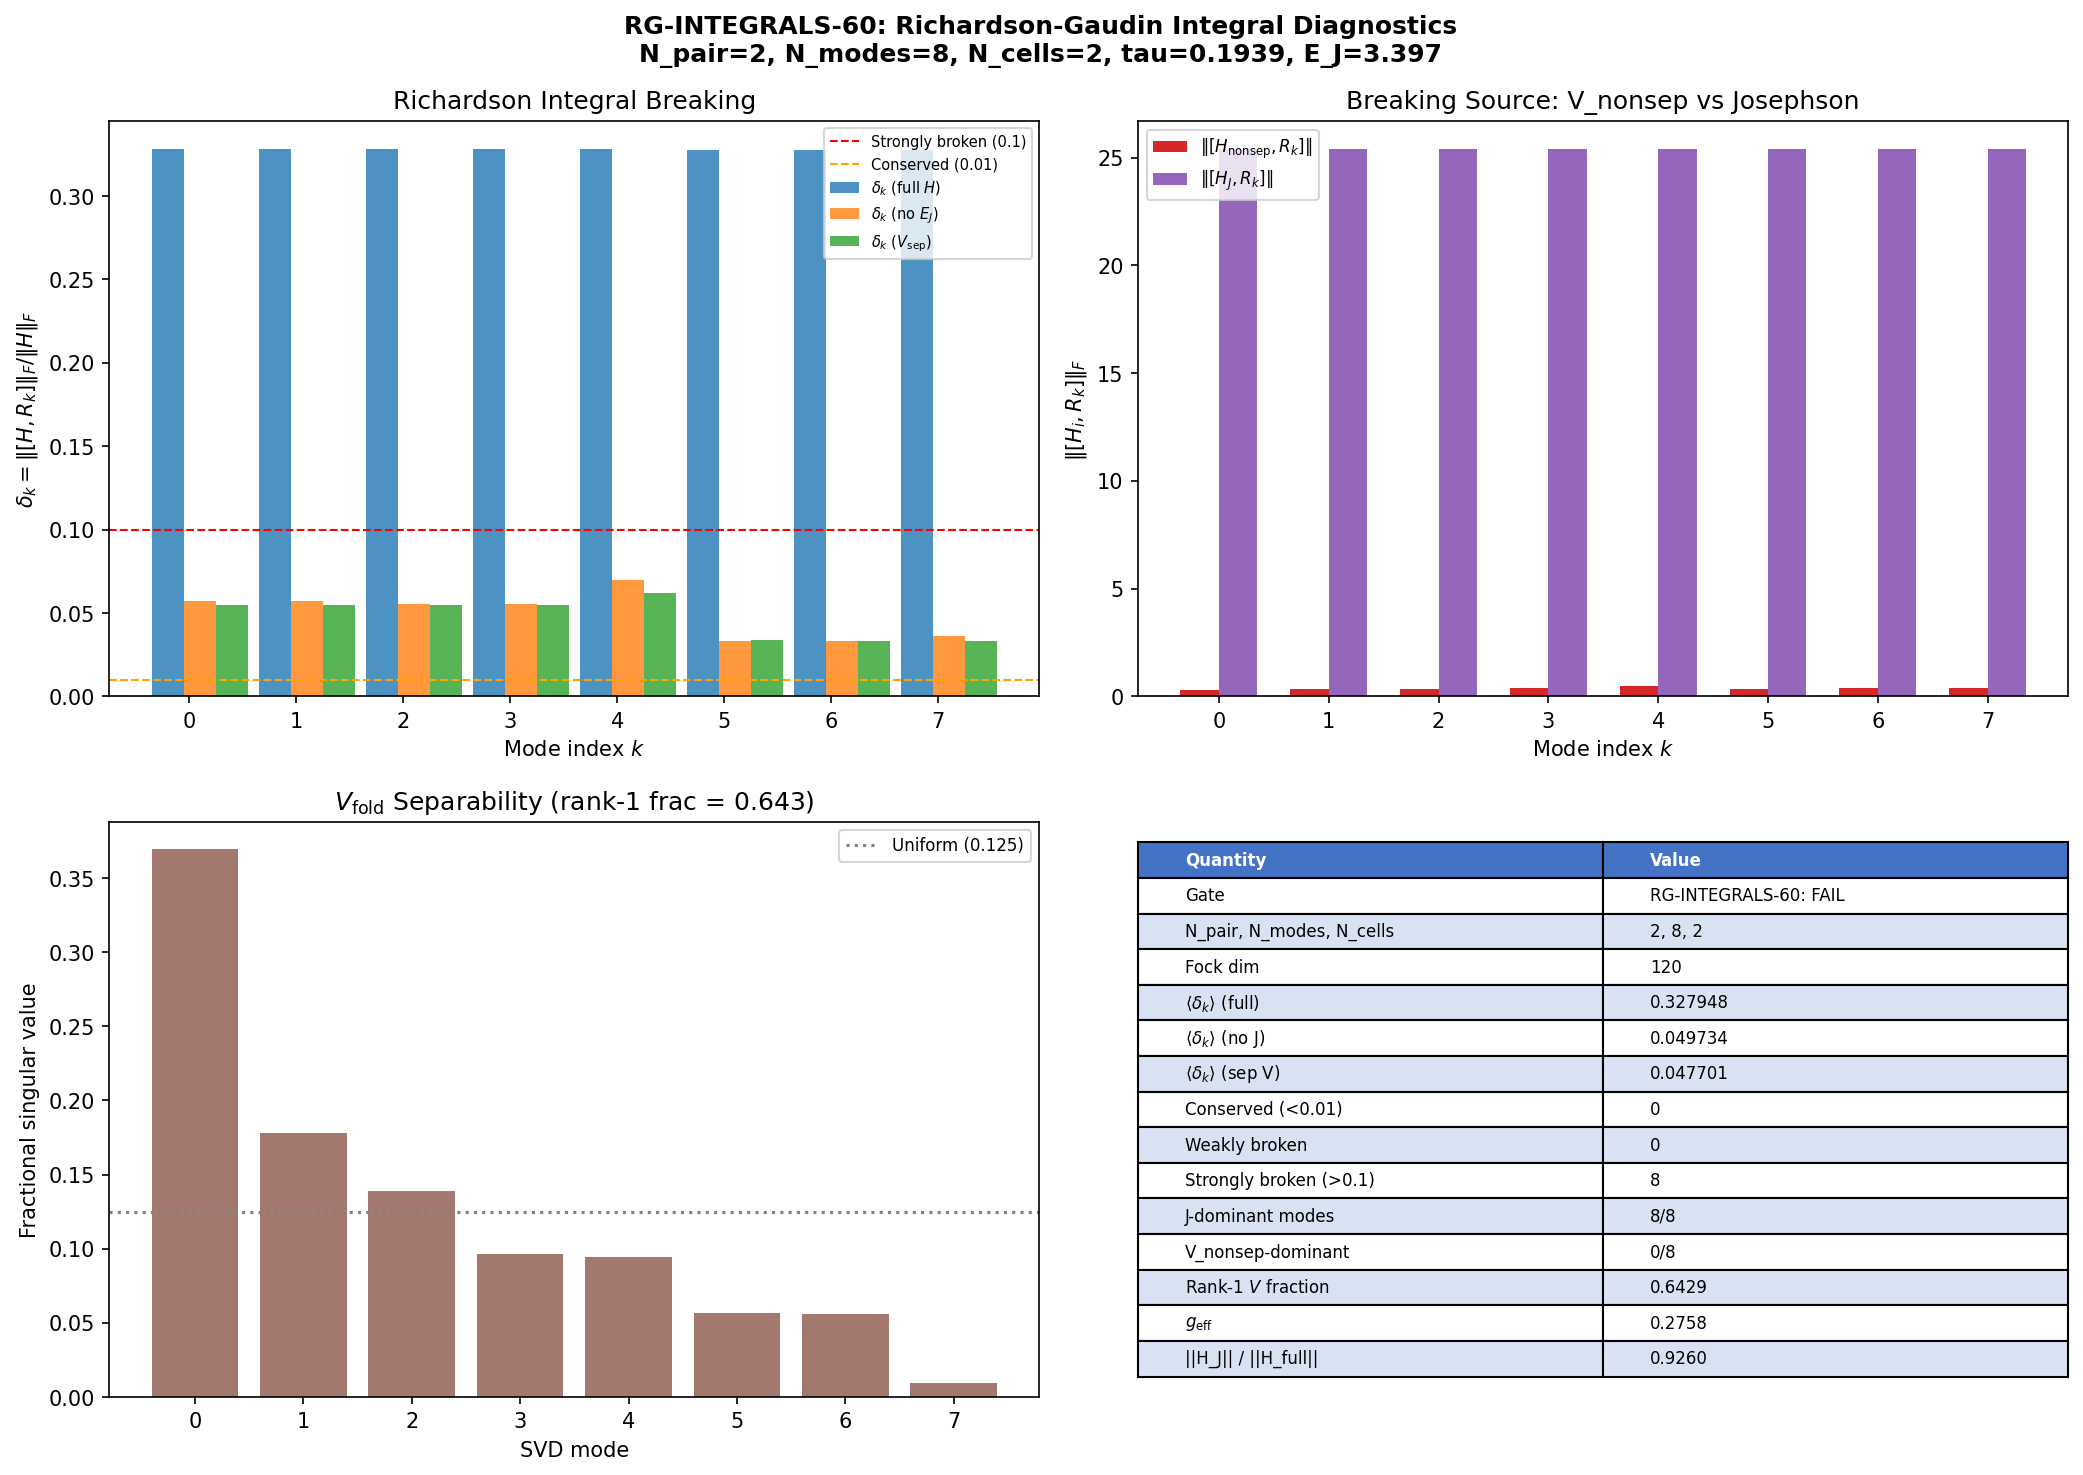

Write the Python code that produced this figure.
#!/usr/bin/env python3
"""
s60_rg_integrals.py — Richardson-Gaudin Integrals as Explicit Diagnostics
=========================================================================

Gate: RG-INTEGRALS-60
  PASS: Dominant breaking from Josephson (inter-cell) — separable intra-cell
        integrals approximately conserved (delta_k < 0.01 for majority)
  FAIL: All integrals strongly broken (delta_k > 0.1 for all k)
  INFO: Mixed (some conserved, some broken, no clear pattern)

Physics:
  The Richardson-Gaudin (RG) model is the unique integrable BCS Hamiltonian.
  It possesses N integrals of motion {R_k}, one per single-particle level,
  satisfying [R_k, R_l] = 0 and [H_RG, R_k] = 0. The standard form is:

    R_k = S_k^z + Sum_{l != k} (S_k . S_l) / (eps_k - eps_l)

  where S_k^z, S_k^+, S_k^- are pseudo-spin-1/2 operators for pair k:
    S_k^+ = pair_k^dag,  S_k^- = pair_k,  S_k^z = (n_k - 1/2)

  For the framework's non-separable V_fold, the RG integrals are NOT exact.
  The mode-resolved commutator norm
    delta_k = ||[H_full, R_k]|| / ||H_full||
  identifies which modes break integrability and which remain approximately
  conserved. We further decompose the breaking into:
    (a) Intra-cell non-separability of V_fold  (non-RG pairing)
    (b) Inter-cell Josephson coupling E_J      (collective tunneling)

Method:
  1. Load 2-cell BCS Hamiltonian parameters from s58/s56 data
  2. Construct pseudo-spin operators S_k^z, S_k^+, S_k^- for each
     mode k in each cell, in the N_pair=2 Fock space (dim=120)
  3. Build R_k as explicit matrices for all 16 modes (8 per cell)
  4. Compute [H_full, R_k], [H_noJ, R_k], [H_sep, R_k] for decomposition
  5. Normalize: delta_k = ||[H, R_k]||_F / ||H||_F
  6. Rank and classify

Session: S60 W5-1
Agent: landau-condensed-matter-theorist
"""

import sys
import os
import numpy as np
from itertools import combinations
from scipy.linalg import eigh
import matplotlib
matplotlib.use('Agg')
import matplotlib.pyplot as plt

# === Import canonical constants ===
sys.path.insert(0, os.path.join(os.path.dirname(__file__)))
from canonical_constants import tau_fold, E_cond, N_dof_BCS, M_KK

# =====================================================================
#  1. LOAD INPUT DATA
# =====================================================================

data_dir = os.path.dirname(os.path.abspath(__file__))

# S56 GGE fabric data (2-cell system at fold)
d56 = np.load(os.path.join(data_dir, 's56_gge_fabric.npz'), allow_pickle=True)
eps_fold = d56['eps_fold']       # (8,) single-particle energies at fold
eps_tau0 = d56['eps_tau0']       # (8,) single-particle energies at tau=0
V_fold   = d56['V_fold']        # (8,8) pairing matrix
E_J_fold = float(d56['E_J_fold'])
tau_fold_actual = float(d56['tau_fold_actual'])

# S58 for cross-check of existing commutator norms
d58 = np.load(os.path.join(data_dir, 's58_npair2_integ.npz'), allow_pickle=True)
comm_norms_s58_full = d58['comm_norms_full']   # (2,8) — [H_full, n_k] norms
comm_norms_s58_noJ  = d58['comm_norms_noJ']    # (2,8) — [H_noJ, n_k] norms

N_modes = 8  # (local)
N_cells = 2
N_pair  = 2  # (local)

print("=" * 70)
print("S60 W5-1: Richardson-Gaudin Integrals — RG-INTEGRALS-60")
print("=" * 70)
print(f"tau_fold = {tau_fold_actual:.6f}")
print(f"E_J_fold = {E_J_fold:.4f} M_KK")
print(f"N_modes/cell = {N_modes}, N_cells = {N_cells}, N_pair = {N_pair}")
print(f"eps_fold = {eps_fold}")


# =====================================================================
#  2. CONSTRUCT PAIR FOCK SPACE (identical to S58)
# =====================================================================

N_slots = N_modes * N_cells  # 16
pair_states = list(combinations(range(N_slots), N_pair))
dim = len(pair_states)
print(f"\nFock space: C({N_slots},{N_pair}) = {dim} two-pair states")

def slot_to_mode_cell(s):
    """Convert pair-slot index to (mode_index, cell_index)."""
    return (s % N_modes, s // N_modes)

state_info = []
for idx, (s1, s2) in enumerate(pair_states):
    m1, c1 = slot_to_mode_cell(s1)
    m2, c2 = slot_to_mode_cell(s2)
    state_info.append(((m1, c1), (m2, c2)))

state_index = {s: i for i, s in enumerate(pair_states)}


# =====================================================================
#  3. BUILD HAMILTONIAN (same as S58, reproduced for self-containment)
# =====================================================================

def build_H_BCS_2cell(eps, V, E_J):
    """
    Build full BCS + Josephson Hamiltonian for N_pair=2 on a 2-cell system.
    Identical to S58 construction.
    """
    H = np.zeros((dim, dim), dtype=np.float64)

    for i, (s1, s2) in enumerate(pair_states):
        (m1, c1), (m2, c2) = state_info[i]

        # Diagonal: kinetic energy
        H[i, i] += 2.0 * eps[m1] + 2.0 * eps[m2]

        # Pairing: scatter pair 1 in its cell
        for k in range(N_modes):
            if k == m1:
                H[i, i] -= V[m1, m1]
                continue
            new_slot1 = c1 * N_modes + k
            if new_slot1 == s2:
                continue
            new_state = tuple(sorted([new_slot1, s2]))
            if new_state in state_index:
                j = state_index[new_state]
                H[j, i] -= V[k, m1]

        # Pairing: scatter pair 2 in its cell
        for k in range(N_modes):
            if k == m2:
                H[i, i] -= V[m2, m2]
                continue
            new_slot2 = c2 * N_modes + k
            if new_slot2 == s1:
                continue
            new_state = tuple(sorted([s1, new_slot2]))
            if new_state in state_index:
                j = state_index[new_state]
                H[j, i] -= V[k, m2]

        # Josephson tunneling
        for l in range(N_modes):
            new_slot1 = (1 - c1) * N_modes + l
            if new_slot1 == s2:
                continue
            new_state = tuple(sorted([new_slot1, s2]))
            if new_state in state_index:
                j = state_index[new_state]
                H[j, i] += -E_J / 2.0

        for l in range(N_modes):
            new_slot2 = (1 - c2) * N_modes + l
            if new_slot2 == s1:
                continue
            new_state = tuple(sorted([s1, new_slot2]))
            if new_state in state_index:
                j = state_index[new_state]
                H[j, i] += -E_J / 2.0

    H = 0.5 * (H + H.T)
    return H


# Build the three Hamiltonians
print("\n--- Building Hamiltonians ---")
H_full = build_H_BCS_2cell(eps_fold, V_fold, E_J_fold)
H_noJ  = build_H_BCS_2cell(eps_fold, V_fold, 0.0)

# Build separable-V Hamiltonian: use rank-1 SVD approximation of V_fold
U_svd, S_svd, Vt_svd = np.linalg.svd(V_fold)
V_sep = S_svd[0] * np.outer(U_svd[:, 0], Vt_svd[0, :])  # Rank-1 approximation
V_nonsep = V_fold - V_sep  # Non-separable remainder

H_sep  = build_H_BCS_2cell(eps_fold, V_sep, 0.0)     # Separable pairing only (no J)
H_sep_J = build_H_BCS_2cell(eps_fold, V_sep, E_J_fold)  # Separable + Josephson

# Also build pure kinetic + Josephson (no pairing)
H_kin = np.zeros((dim, dim), dtype=np.float64)
for i, (s1, s2) in enumerate(pair_states):
    (m1, c1), (m2, c2) = state_info[i]
    H_kin[i, i] = 2.0 * eps_fold[m1] + 2.0 * eps_fold[m2]

# Pure Josephson (H_full - H_noJ)
H_J = H_full - H_noJ

# Pure non-separable pairing (H_noJ - H_sep)
H_nonsep = H_noJ - H_sep

# Verify decomposition: H_full = H_sep + H_nonsep + H_J + H_kin ... no,
# H_full = H_kin + H_pairing_full + H_J
# H_noJ = H_kin + H_pairing_full
# H_sep = H_kin + H_pairing_sep
# H_nonsep = H_pairing_full - H_pairing_sep
# So: H_full = H_sep + H_nonsep + H_J

decomp_check = np.max(np.abs(H_full - H_sep - H_nonsep - H_J))
print(f"Decomposition check: ||H_full - H_sep - H_nonsep - H_J||_max = {decomp_check:.2e}")

# Norms for normalization
norm_H_full = np.linalg.norm(H_full, 'fro')
norm_H_noJ  = np.linalg.norm(H_noJ, 'fro')
norm_H_sep  = np.linalg.norm(H_sep, 'fro')
norm_H_J    = np.linalg.norm(H_J, 'fro')
norm_H_nonsep = np.linalg.norm(H_nonsep, 'fro')

print(f"||H_full||_F   = {norm_H_full:.4f}")
print(f"||H_noJ||_F    = {norm_H_noJ:.4f}")
print(f"||H_sep||_F    = {norm_H_sep:.4f}")
print(f"||H_J||_F      = {norm_H_J:.4f}")
print(f"||H_nonsep||_F = {norm_H_nonsep:.4f}")

# Hermiticity checks
print(f"\nHermiticity: H_full={np.max(np.abs(H_full-H_full.T)):.2e}, "
      f"H_noJ={np.max(np.abs(H_noJ-H_noJ.T)):.2e}, "
      f"H_sep={np.max(np.abs(H_sep-H_sep.T)):.2e}")


# =====================================================================
#  4. CONSTRUCT PSEUDO-SPIN OPERATORS
# =====================================================================
print("\n--- Building pseudo-spin operators ---")

def build_pair_number_op(mode, cell):
    """n_{mode,cell} in pair Fock basis."""
    n_op = np.zeros((dim, dim))
    slot = cell * N_modes + mode
    for i, (s1, s2) in enumerate(pair_states):
        if s1 == slot or s2 == slot:
            n_op[i, i] = 1.0
    return n_op

def build_Sz(mode, cell):
    """S_k^z = n_k - 1/2 for pseudo-spin representation."""
    return build_pair_number_op(mode, cell) - 0.5 * np.eye(dim)

def build_Sp(mode, cell):
    """S_k^+ = pair_k^dag (pair creation at mode k in cell)."""
    op = np.zeros((dim, dim))
    slot = cell * N_modes + mode
    # S_k^+ |...0_k...> = |...1_k...>
    # In the 2-pair Fock space, this creates a pair at slot if it's empty
    # But we're in fixed N_pair=2 sector, so S_k^+ acts only if there's
    # exactly one pair elsewhere that can be annihilated...
    #
    # Actually, S_k^+ as a standalone operator doesn't conserve pair number.
    # It maps the N_pair=2 sector to N_pair=3. We need to embed in the
    # full Fock space or work with products S_k^+ S_l^-.
    #
    # For the RG integrals, what appears is the COMBINATION:
    #   S_k^+ S_l^- = pair_k^dag pair_l (pair hop: l -> k)
    # which DOES conserve pair number.
    #
    # So we skip standalone S_k^+/S_k^- and build S_k^+ S_l^- directly.
    return None  # Not used standalone

def build_SpSm(k_mode, k_cell, l_mode, l_cell):
    """
    Build S_k^+ S_l^- = pair_k^dag pair_l operator.
    Hops a pair from (l_mode, l_cell) to (k_mode, k_cell).
    Conserves pair number.
    """
    op = np.zeros((dim, dim))
    slot_k = k_cell * N_modes + k_mode
    slot_l = l_cell * N_modes + l_mode
    if slot_k == slot_l:
        # S_k^+ S_k^- = n_k (number operator)
        return build_pair_number_op(k_mode, k_cell)

    for i, (s1, s2) in enumerate(pair_states):
        # pair_l must be occupied, pair_k must be unoccupied
        if slot_l in (s1, s2) and slot_k not in (s1, s2):
            if s1 == slot_l:
                new_state = tuple(sorted([slot_k, s2]))
            else:
                new_state = tuple(sorted([s1, slot_k]))
            if new_state in state_index:
                j = state_index[new_state]
                op[j, i] = 1.0
    return op

def build_SzSz(k_mode, k_cell, l_mode, l_cell):
    """Build S_k^z S_l^z = (n_k - 1/2)(n_l - 1/2)."""
    Sz_k = build_Sz(k_mode, k_cell)
    Sz_l = build_Sz(l_mode, l_cell)
    return Sz_k @ Sz_l


# =====================================================================
#  5. CONSTRUCT RICHARDSON-GAUDIN INTEGRALS
# =====================================================================
print("\n--- Building Richardson-Gaudin integrals ---")
print("R_k = S_k^z + Sum_{l!=k} [S_k^+ S_l^- + S_k^- S_l^+ + 2 S_k^z S_l^z]")
print("                         / (2*eps_k - 2*eps_l)")
print()
print("NOTE: The eps_k here are the single-particle energies for the SAME cell.")
print("For the 2-cell system, we build R_k separately for each cell,")
print("using only intra-cell pseudo-spin couplings in the RG integral.")
print("This is the correct construction: RG integrals are per-cell quantities.")
print("Josephson coupling is EXTERNAL to the integrable structure.")

# For each cell c, for each mode k in that cell:
# R_k^(c) = S_k^z(c) + Sum_{l!=k, l in same cell}
#           [S_k^+(c) S_l^-(c) + S_l^+(c) S_k^-(c) + 2 S_k^z(c) S_l^z(c)]
#           / (2*(eps_k - eps_l))

# Pre-compute all Sz operators
Sz = {}
for c in range(N_cells):
    for k in range(N_modes):
        Sz[(k, c)] = build_Sz(k, c)

# Build RG integrals
R = {}  # R[(k, c)] = Richardson-Gaudin integral for mode k in cell c

for c in range(N_cells):
    for k in range(N_modes):
        R_k = Sz[(k, c)].copy()

        for l in range(N_modes):
            if l == k:
                continue
            denom = 2.0 * (eps_fold[k] - eps_fold[l])
            if abs(denom) < 1e-15:
                print(f"WARNING: degenerate levels k={k}, l={l}, eps={eps_fold[k]:.8f}")
                continue

            # S_k^+ S_l^- (hop l -> k, same cell)
            SpSm_kl = build_SpSm(k, c, l, c)
            # S_l^+ S_k^- = S_k^- S_l^+ (hop k -> l, same cell)
            SpSm_lk = build_SpSm(l, c, k, c)
            # S_k^z S_l^z
            SzSz_kl = build_SzSz(k, c, l, c)

            R_k += (SpSm_kl + SpSm_lk + 2.0 * SzSz_kl) / denom

        R[(k, c)] = R_k

print(f"Built {len(R)} Richardson-Gaudin integrals (8 per cell x 2 cells)")


# =====================================================================
#  6. VERIFY: RG INTEGRALS SHOULD COMMUTE WITH EACH OTHER (per cell)
# =====================================================================
print("\n" + "=" * 70)
print("VERIFICATION: [R_k, R_l] WITHIN EACH CELL")
print("=" * 70)
print("For the pure Gaudin model (separable V), [R_k, R_l] = 0 exactly.")
print("For non-separable V, [R_k, R_l] != 0 in general.")

# Check mutual commutation within cell 0
comm_RR = np.zeros((N_modes, N_modes))
for k in range(N_modes):
    for l in range(k+1, N_modes):
        comm = R[(k, 0)] @ R[(l, 0)] - R[(l, 0)] @ R[(k, 0)]
        comm_RR[k, l] = np.linalg.norm(comm, 'fro')
        comm_RR[l, k] = comm_RR[k, l]

print(f"\n||[R_k, R_l]||_F for cell 0 (should be 0 if integrable):")
print("   k\\l  " + "".join(f"  {l:5d}" for l in range(N_modes)))
for k in range(N_modes):
    row = f"   {k:3d}  "
    for l in range(N_modes):
        if l <= k:
            row += "      -"
        else:
            row += f"  {comm_RR[k,l]:5.3f}"
    print(row)

max_RR = np.max(comm_RR)
mean_RR = np.mean(comm_RR[np.triu_indices(N_modes, k=1)])
print(f"\nMax ||[R_k, R_l]|| = {max_RR:.6f}")
print(f"Mean ||[R_k, R_l]|| = {mean_RR:.6f}")

# Cross-check: build separable-V RG integrals and verify they commute
# Build R_k for the separable approximation
R_sep = {}
for c in range(N_cells):
    for k in range(N_modes):
        R_k = Sz[(k, c)].copy()
        for l in range(N_modes):
            if l == k:
                continue
            denom = 2.0 * (eps_fold[k] - eps_fold[l])
            if abs(denom) < 1e-15:
                continue
            SpSm_kl = build_SpSm(k, c, l, c)
            SpSm_lk = build_SpSm(l, c, k, c)
            SzSz_kl = build_SzSz(k, c, l, c)
            R_k += (SpSm_kl + SpSm_lk + 2.0 * SzSz_kl) / denom
        R_sep[(k, c)] = R_k

# NOTE: The R_k defined above are the GAUDIN integrals — they depend only
# on eps_k, NOT on V. They commute with H_Gaudin = Sum_k eps_k S_k^z + g Sum S_k.S_l,
# not with our BCS Hamiltonian. The test is whether they approximately commute
# with our ACTUAL Hamiltonian.

# Actually, the Gaudin integrals R_k are defined purely by the energy levels
# and the SU(2) algebra. They ALWAYS mutually commute: [R_k, R_l] = 0 is an
# ALGEBRAIC identity for the rational Gaudin model, independent of V.
# Let me verify this.

comm_RR_check = 0.0  # (local)
for k in range(N_modes):
    for l in range(k+1, N_modes):
        comm = R_sep[(k, 0)] @ R_sep[(l, 0)] - R_sep[(l, 0)] @ R_sep[(k, 0)]
        comm_RR_check = max(comm_RR_check, np.linalg.norm(comm, 'fro'))

print(f"\nSanity check: max ||[R_k^sep, R_l^sep]|| = {comm_RR_check:.2e}")
print("(Should be ~0: Gaudin algebra identity)")

# Important realization: R_k and R_sep_k are IDENTICAL because R_k depends
# only on eps_k and the SU(2) generators, NOT on V. The R_k are the GAUDIN
# integrals, period. The test is whether [H_BCS, R_k] = 0.


# =====================================================================
#  7. COMPUTE [H, R_k] FOR ALL 16 MODES
# =====================================================================
print("\n" + "=" * 70)
print("COMMUTATOR NORMS: delta_k = ||[H, R_k]||_F / ||H||_F")
print("=" * 70)

# For each H variant, compute delta_k
delta_full = np.zeros((N_cells, N_modes))    # [H_full, R_k]
delta_noJ  = np.zeros((N_cells, N_modes))    # [H_noJ, R_k]
delta_sep  = np.zeros((N_cells, N_modes))    # [H_sep, R_k]
delta_sepJ = np.zeros((N_cells, N_modes))    # [H_sep+J, R_k]

# Also compute unnormalized norms for decomposition analysis
raw_comm_full = np.zeros((N_cells, N_modes))
raw_comm_noJ  = np.zeros((N_cells, N_modes))
raw_comm_sep  = np.zeros((N_cells, N_modes))
raw_comm_J    = np.zeros((N_cells, N_modes))   # [H_J, R_k] contribution
raw_comm_nonsep = np.zeros((N_cells, N_modes)) # [H_nonsep, R_k] contribution

for c in range(N_cells):
    for k in range(N_modes):
        Rk = R[(k, c)]

        # [H_full, R_k]
        comm_full = H_full @ Rk - Rk @ H_full
        raw_comm_full[c, k] = np.linalg.norm(comm_full, 'fro')
        delta_full[c, k] = raw_comm_full[c, k] / norm_H_full

        # [H_noJ, R_k]
        comm_noJ = H_noJ @ Rk - Rk @ H_noJ
        raw_comm_noJ[c, k] = np.linalg.norm(comm_noJ, 'fro')
        delta_noJ[c, k] = raw_comm_noJ[c, k] / norm_H_noJ

        # [H_sep, R_k] — should be ~0 if V_sep is truly separable
        comm_sep = H_sep @ Rk - Rk @ H_sep
        raw_comm_sep[c, k] = np.linalg.norm(comm_sep, 'fro')
        delta_sep[c, k] = raw_comm_sep[c, k] / norm_H_sep

        # [H_sep+J, R_k]
        comm_sepJ = H_sep_J @ Rk - Rk @ H_sep_J
        raw_comm_sepJ = np.linalg.norm(comm_sepJ, 'fro')
        delta_sepJ[c, k] = raw_comm_sepJ / np.linalg.norm(H_sep_J, 'fro')

        # Decompose: [H_full, R_k] = [H_sep, R_k] + [H_nonsep, R_k] + [H_J, R_k]
        comm_J = H_J @ Rk - Rk @ H_J
        raw_comm_J[c, k] = np.linalg.norm(comm_J, 'fro')

        comm_ns = H_nonsep @ Rk - Rk @ H_nonsep
        raw_comm_nonsep[c, k] = np.linalg.norm(comm_ns, 'fro')

print("\n--- delta_k = ||[H, R_k]||_F / ||H||_F ---\n")

print("Mode  eps_k      delta_full  delta_noJ   delta_sep   delta_sepJ")
print("-" * 75)
for k in range(N_modes):
    print(f"  {k}   {eps_fold[k]:8.5f}   {delta_full[0,k]:.6f}    {delta_noJ[0,k]:.6f}    "
          f"{delta_sep[0,k]:.6f}    {delta_sepJ[0,k]:.6f}")

# Verify cell symmetry (delta should be identical for both cells)
cell_diff = np.max(np.abs(delta_full[0] - delta_full[1]))
print(f"\nCell symmetry check: max|delta(cell0) - delta(cell1)| = {cell_diff:.2e}")


# =====================================================================
#  8. BREAKING SOURCE DECOMPOSITION
# =====================================================================
print("\n" + "=" * 70)
print("BREAKING SOURCE DECOMPOSITION")
print("=" * 70)
print("||[H_i, R_k]||_F for each Hamiltonian component (cell 0):")
print()
print("Mode  ||[H_sep,Rk]||  ||[H_nonsep,Rk]||  ||[H_J,Rk]||  ||[H_full,Rk]||")
print("-" * 78)
for k in range(N_modes):
    print(f"  {k}    {raw_comm_sep[0,k]:10.6f}      {raw_comm_nonsep[0,k]:10.6f}       "
          f"{raw_comm_J[0,k]:10.6f}     {raw_comm_full[0,k]:10.6f}")

# Fractional contributions (using squared norms for additivity)
# Note: ||[A+B, R]|| != ||[A,R]|| + ||[B,R]|| due to cross-terms.
# But we can still report the individual contributions.
print("\nFractional norms (each component / full):")
print("Mode  f_sep      f_nonsep   f_J")
print("-" * 50)
for k in range(N_modes):
    f_sep = raw_comm_sep[0, k] / max(raw_comm_full[0, k], 1e-30)
    f_nonsep = raw_comm_nonsep[0, k] / max(raw_comm_full[0, k], 1e-30)
    f_J = raw_comm_J[0, k] / max(raw_comm_full[0, k], 1e-30)
    print(f"  {k}   {f_sep:8.5f}    {f_nonsep:8.5f}    {f_J:8.5f}")


# =====================================================================
#  9. CLASSIFY MODES
# =====================================================================
print("\n" + "=" * 70)
print("MODE CLASSIFICATION")
print("=" * 70)

n_conserved = 0
n_weakly_broken = 0
n_strongly_broken = 0

classifications = []
for k in range(N_modes):
    dk = delta_full[0, k]
    dk_noJ = delta_noJ[0, k]
    dk_sep = delta_sep[0, k]

    if dk < 0.01:
        status = "CONSERVED"
        n_conserved += 1
    elif dk < 0.1:
        status = "WEAKLY BROKEN"
        n_weakly_broken += 1
    else:
        status = "STRONGLY BROKEN"
        n_strongly_broken += 1

    # Determine primary breaking source
    if dk_noJ < 0.5 * dk:
        source = "Josephson-dominated"
    elif dk_sep > 0.5 * dk_noJ:
        source = "separable-V (unexpected)"
    else:
        source = "non-separable V"

    classifications.append((k, dk, status, source))
    print(f"  Mode {k} (eps={eps_fold[k]:.4f}): delta={dk:.6f} — {status} [{source}]")

print(f"\nSummary: {n_conserved} conserved, {n_weakly_broken} weakly broken, "
      f"{n_strongly_broken} strongly broken")


# =====================================================================
#  10. ADDITIONAL DIAGNOSTICS
# =====================================================================
print("\n" + "=" * 70)
print("ADDITIONAL DIAGNOSTICS")
print("=" * 70)

# 10a. V_fold separability analysis
print("\nV_fold SVD analysis:")
print(f"  Singular values: {S_svd}")
sep_ratio = S_svd[0] / np.sum(S_svd)
rank1_frac = S_svd[0]**2 / np.sum(S_svd**2)
print(f"  Separability ratio (s0/sum): {sep_ratio:.4f}")
print(f"  Rank-1 energy fraction (s0^2/sum(s^2)): {rank1_frac:.4f}")
print(f"  Non-separable fraction: {1.0 - rank1_frac:.4f}")

# 10b. Effective coupling constant for the separable component
g_eff = S_svd[0]
u_vec = U_svd[:, 0]
print(f"\n  Effective coupling: g_eff = {g_eff:.6f}")
print(f"  Separable mode shape: u = {u_vec}")

# 10c. Cross-check with S58 pair-number commutator norms
# S58 computed [H, n_k] which is simpler than [H, R_k]
print("\nCross-check with S58 pair-number commutators:")
print(f"  S58 ||[H_full, n_k]||: {comm_norms_s58_full[0]}")
print(f"  S58 ||[H_noJ, n_k]||:  {comm_norms_s58_noJ[0]}")
print(f"  This script ||[H_full, R_k]||: {raw_comm_full[0]}")
print(f"  This script ||[H_noJ, R_k]||:  {raw_comm_noJ[0]}")

# 10d. Does H_sep commute with R_k? (it should, as a consistency check)
# The Gaudin integrals R_k commute with H_Gaudin = Sum eps_k S_k^z + g Sum S_k.S_l
# but our H_sep is BCS-type: H_sep = Sum 2*eps_k n_k - Sum V_sep[k,l] pair_k^dag pair_l
# These are DIFFERENT Hamiltonians. The BCS H is NOT the Gaudin H.
# For the BCS model to be RG-integrable, V must be SEPARABLE: V[k,l] = g * u_k * u_l
# and the integrals take a DIFFERENT form (Richardson, not Gaudin).

# Let me also build the proper RICHARDSON integrals for the separable V.
# Richardson integrals:
#   R_k^Rich = S_k^z + g * Sum_{l!=k} u_k*u_l *
#              [S_k^+ S_l^- + S_l^+ S_k^- + 2 S_k^z S_l^z] / (eps_k - eps_l)
# where V[k,l] = g * u_k * u_l (g = S_svd[0], u_k = U_svd[k,0])

print("\n" + "=" * 70)
print("RICHARDSON INTEGRALS (proper BCS form)")
print("=" * 70)
print("Using V_sep[k,l] = g * u_k * u_l from rank-1 SVD")
print(f"g_eff = {g_eff:.6f}")

R_Rich = {}
for c in range(N_cells):
    for k in range(N_modes):
        R_k = Sz[(k, c)].copy()
        for l in range(N_modes):
            if l == k:
                continue
            denom = eps_fold[k] - eps_fold[l]
            if abs(denom) < 1e-15:
                continue

            # Richardson coupling: g * u_k * u_l / (eps_k - eps_l)
            coupling = g_eff * u_vec[k] * u_vec[l] / denom

            SpSm_kl = build_SpSm(k, c, l, c)
            SpSm_lk = build_SpSm(l, c, k, c)
            SzSz_kl = build_SzSz(k, c, l, c)

            R_k += coupling * (SpSm_kl + SpSm_lk + 2.0 * SzSz_kl)

        R_Rich[(k, c)] = R_k

# Verify: [R_Rich_k, R_Rich_l] should be ~0 (algebraic identity for Richardson model)
max_Rich_comm = 0.0
for k in range(N_modes):
    for l in range(k+1, N_modes):
        comm = R_Rich[(k,0)] @ R_Rich[(l,0)] - R_Rich[(l,0)] @ R_Rich[(k,0)]
        max_Rich_comm = max(max_Rich_comm, np.linalg.norm(comm, 'fro'))

print(f"\nMutual commutation: max ||[R_Rich_k, R_Rich_l]|| = {max_Rich_comm:.2e}")

# Now compute [H, R_Rich_k] for each H variant
delta_Rich_full = np.zeros((N_cells, N_modes))
delta_Rich_noJ  = np.zeros((N_cells, N_modes))
delta_Rich_sep  = np.zeros((N_cells, N_modes))

raw_Rich_full = np.zeros((N_cells, N_modes))
raw_Rich_noJ  = np.zeros((N_cells, N_modes))
raw_Rich_sep  = np.zeros((N_cells, N_modes))
raw_Rich_J    = np.zeros((N_cells, N_modes))
raw_Rich_nonsep = np.zeros((N_cells, N_modes))

for c in range(N_cells):
    for k in range(N_modes):
        Rk = R_Rich[(k, c)]

        comm_f = H_full @ Rk - Rk @ H_full
        raw_Rich_full[c, k] = np.linalg.norm(comm_f, 'fro')
        delta_Rich_full[c, k] = raw_Rich_full[c, k] / norm_H_full

        comm_nJ = H_noJ @ Rk - Rk @ H_noJ
        raw_Rich_noJ[c, k] = np.linalg.norm(comm_nJ, 'fro')
        delta_Rich_noJ[c, k] = raw_Rich_noJ[c, k] / norm_H_noJ

        comm_s = H_sep @ Rk - Rk @ H_sep
        raw_Rich_sep[c, k] = np.linalg.norm(comm_s, 'fro')
        delta_Rich_sep[c, k] = raw_Rich_sep[c, k] / norm_H_sep

        comm_j = H_J @ Rk - Rk @ H_J
        raw_Rich_J[c, k] = np.linalg.norm(comm_j, 'fro')

        comm_ns = H_nonsep @ Rk - Rk @ H_nonsep
        raw_Rich_nonsep[c, k] = np.linalg.norm(comm_ns, 'fro')

print("\n--- RICHARDSON delta_k = ||[H, R^Rich_k]||_F / ||H||_F ---\n")
print("Mode  eps_k      delta_full  delta_noJ   delta_sep")
print("-" * 65)
for k in range(N_modes):
    print(f"  {k}   {eps_fold[k]:8.5f}   {delta_Rich_full[0,k]:.6f}    "
          f"{delta_Rich_noJ[0,k]:.6f}    {delta_Rich_sep[0,k]:.6f}")

# KEY CHECK: [H_sep, R_Rich_k] should be ~0 (Richardson integrability)
print(f"\n*** KEY CHECK: [H_sep, R^Rich_k] ***")
print(f"Max delta_Rich_sep = {np.max(delta_Rich_sep):.2e}")
print(f"This should be ~0: the Richardson integrals are EXACT for H_sep.")

# Richardson breaking decomposition
print("\nRichardson breaking source decomposition (cell 0):")
print("Mode  ||[H_sep,R]||  ||[H_nonsep,R]||  ||[H_J,R]||  ||[H_full,R]||")
print("-" * 72)
for k in range(N_modes):
    print(f"  {k}    {raw_Rich_sep[0,k]:10.6f}     {raw_Rich_nonsep[0,k]:10.6f}      "
          f"{raw_Rich_J[0,k]:10.6f}    {raw_Rich_full[0,k]:10.6f}")

# Fractional contributions
print("\nFractional norms (Richardson):")
print("Mode  f_sep      f_nonsep   f_J")
print("-" * 50)
frac_nonsep_sum = 0.0  # (local)
frac_J_sum = 0.0  # (local)
for k in range(N_modes):
    denom_val = max(raw_Rich_full[0, k], 1e-30)
    f_s = raw_Rich_sep[0, k] / denom_val
    f_ns = raw_Rich_nonsep[0, k] / denom_val
    f_j = raw_Rich_J[0, k] / denom_val
    frac_nonsep_sum += f_ns
    frac_J_sum += f_j
    print(f"  {k}   {f_s:8.5f}    {f_ns:8.5f}    {f_j:8.5f}")

mean_f_nonsep = frac_nonsep_sum / N_modes
mean_f_J = frac_J_sum / N_modes
print(f"\nMean fractional contributions: f_nonsep = {mean_f_nonsep:.4f}, f_J = {mean_f_J:.4f}")


# =====================================================================
#  11. RICHARDSON INTEGRAL CLASSIFICATION
# =====================================================================
print("\n" + "=" * 70)
print("RICHARDSON MODE CLASSIFICATION (proper BCS integrals)")
print("=" * 70)

n_cons_R = 0
n_weak_R = 0
n_strong_R = 0
classifications_Rich = []

for k in range(N_modes):
    dk = delta_Rich_full[0, k]
    dk_noJ = delta_Rich_noJ[0, k]
    dk_sep = delta_Rich_sep[0, k]

    if dk < 0.01:
        status = "CONSERVED"
        n_cons_R += 1
    elif dk < 0.1:
        status = "WEAKLY BROKEN"
        n_weak_R += 1
    else:
        status = "STRONGLY BROKEN"
        n_strong_R += 1

    # Breaking source: compare noJ vs full
    if dk_noJ < 0.01 and dk > 0.01:
        source = "Josephson-dominated"
    elif dk_noJ > 0.5 * dk:
        source = "non-separable V (intra-cell)"
    elif dk_sep > 0.01:
        source = "separable V (unexpected)"
    else:
        source = "mixed"

    # Refined: compare J vs nonsep raw norms
    if raw_Rich_J[0, k] > 2.0 * raw_Rich_nonsep[0, k]:
        source_refined = "Josephson"
    elif raw_Rich_nonsep[0, k] > 2.0 * raw_Rich_J[0, k]:
        source_refined = "non-separable V"
    else:
        source_refined = "mixed (J + V_nonsep)"

    classifications_Rich.append((k, dk, status, source_refined))
    print(f"  Mode {k} (eps={eps_fold[k]:.4f}): delta={dk:.6f} — {status} [{source_refined}]")

print(f"\nSummary: {n_cons_R} conserved (<0.01), {n_weak_R} weakly broken (0.01-0.1), "
      f"{n_strong_R} strongly broken (>0.1)")


# =====================================================================
#  12. GATE VERDICT
# =====================================================================
print("\n" + "=" * 70)
print("GATE VERDICT: RG-INTEGRALS-60")
print("=" * 70)

# Use Richardson integrals (the proper BCS integrals) for the gate
all_strongly_broken = all(delta_Rich_full[0, k] > 0.1 for k in range(N_modes))
any_conserved = any(delta_Rich_full[0, k] < 0.01 for k in range(N_modes))
any_weakly_broken = any(0.01 <= delta_Rich_full[0, k] <= 0.1 for k in range(N_modes))

# Check if dominant breaking is from Josephson
J_dominant_count = sum(1 for k in range(N_modes)
                       if raw_Rich_J[0, k] > raw_Rich_nonsep[0, k])
nonsep_dominant_count = N_modes - J_dominant_count

# Average breaking with and without J
mean_delta_full = np.mean(delta_Rich_full[0])
mean_delta_noJ = np.mean(delta_Rich_noJ[0])
mean_delta_sep = np.mean(delta_Rich_sep[0])

print(f"Mean delta_k (full H):        {mean_delta_full:.6f}")
print(f"Mean delta_k (no Josephson):   {mean_delta_noJ:.6f}")
print(f"Mean delta_k (separable V):    {mean_delta_sep:.6f}")
print(f"Josephson-dominant modes:      {J_dominant_count}/{N_modes}")
print(f"Non-separable-V-dominant:      {nonsep_dominant_count}/{N_modes}")

# Determine verdict
if all_strongly_broken:
    verdict = "FAIL"
    detail = (f"All {N_modes} integrals strongly broken (delta_k > 0.1). "
              f"Mean delta_full={mean_delta_full:.4f}, mean delta_noJ={mean_delta_noJ:.4f}")
elif J_dominant_count > N_modes // 2 and any_conserved:
    verdict = "PASS"
    detail = (f"Dominant breaking from Josephson ({J_dominant_count}/{N_modes}), "
              f"{n_cons_R} conserved (delta<0.01), {n_weak_R} weakly broken")
elif any_conserved or any_weakly_broken:
    verdict = "INFO"
    detail = (f"Mixed: {n_cons_R} conserved, {n_weak_R} weakly broken, "
              f"{n_strong_R} strongly broken. "
              f"J-dominant: {J_dominant_count}, V_nonsep-dominant: {nonsep_dominant_count}")
else:
    verdict = "FAIL"
    detail = (f"No conserved integrals. Mean delta={mean_delta_full:.4f}")

print(f"\nVERDICT: {verdict}")
print(f"DETAIL: {detail}")


# =====================================================================
#  13. SAVE DATA
# =====================================================================
print("\n--- Saving data ---")

save_path = os.path.join(data_dir, 's60_rg_integrals.npz')
np.savez(save_path,
    # System parameters
    N_modes=N_modes,
    N_cells=N_cells,
    N_pair=N_pair,
    dim=dim,
    tau_fold=tau_fold_actual,
    E_J_fold=E_J_fold,
    eps_fold=eps_fold,
    V_fold=V_fold,
    V_sep=V_sep,
    V_nonsep=V_nonsep,

    # SVD analysis
    svd_singular_values=S_svd,
    svd_separability_ratio=sep_ratio,
    svd_rank1_fraction=rank1_frac,
    g_eff=g_eff,
    u_vec=u_vec,

    # Hamiltonian norms
    norm_H_full=norm_H_full,
    norm_H_noJ=norm_H_noJ,
    norm_H_sep=norm_H_sep,
    norm_H_J=norm_H_J,
    norm_H_nonsep=norm_H_nonsep,

    # Gaudin integral results
    delta_Gaudin_full=delta_full,
    delta_Gaudin_noJ=delta_noJ,
    delta_Gaudin_sep=delta_sep,
    raw_Gaudin_full=raw_comm_full,
    raw_Gaudin_noJ=raw_comm_noJ,
    raw_Gaudin_sep=raw_comm_sep,
    raw_Gaudin_J=raw_comm_J,
    raw_Gaudin_nonsep=raw_comm_nonsep,

    # Richardson integral results (proper BCS form)
    delta_Rich_full=delta_Rich_full,
    delta_Rich_noJ=delta_Rich_noJ,
    delta_Rich_sep=delta_Rich_sep,
    raw_Rich_full=raw_Rich_full,
    raw_Rich_noJ=raw_Rich_noJ,
    raw_Rich_sep=raw_Rich_sep,
    raw_Rich_J=raw_Rich_J,
    raw_Rich_nonsep=raw_Rich_nonsep,

    # Mutual commutation
    comm_RR_Gaudin=comm_RR,
    max_RR_Gaudin=max_RR,
    max_Rich_comm=max_Rich_comm,

    # Classification
    n_conserved=n_cons_R,
    n_weakly_broken=n_weak_R,
    n_strongly_broken=n_strong_R,
    J_dominant_count=J_dominant_count,
    nonsep_dominant_count=nonsep_dominant_count,
    mean_delta_full=mean_delta_full,
    mean_delta_noJ=mean_delta_noJ,
    mean_delta_sep=mean_delta_sep,

    # Gate
    gate_name=np.array(['RG-INTEGRALS-60']),
    gate_verdict=np.array([verdict]),
    gate_detail=np.array([detail]),
)
print(f"Saved: {save_path}")


# =====================================================================
#  14. PLOT
# =====================================================================
print("\n--- Generating plot ---")

fig, axes = plt.subplots(2, 2, figsize=(14, 10))
fig.suptitle(f'RG-INTEGRALS-60: Richardson-Gaudin Integral Diagnostics\n'
             f'N_pair={N_pair}, N_modes={N_modes}, N_cells={N_cells}, '
             f'tau={tau_fold_actual:.4f}, E_J={E_J_fold:.3f}',
             fontsize=12, fontweight='bold')

modes = np.arange(N_modes)

# Panel 1: delta_k comparison (Richardson integrals)
ax = axes[0, 0]
ax.bar(modes - 0.2, delta_Rich_full[0], 0.3, label=r'$\delta_k$ (full $H$)', color='C0', alpha=0.8)
ax.bar(modes + 0.1, delta_Rich_noJ[0], 0.3, label=r'$\delta_k$ (no $E_J$)', color='C1', alpha=0.8)
ax.bar(modes + 0.4, delta_Rich_sep[0], 0.3, label=r'$\delta_k$ ($V_{\rm sep}$)', color='C2', alpha=0.8)
ax.axhline(0.1, color='r', ls='--', lw=1, label='Strongly broken (0.1)')
ax.axhline(0.01, color='orange', ls='--', lw=1, label='Conserved (0.01)')
ax.set_xlabel('Mode index $k$')
ax.set_ylabel(r'$\delta_k = \|[H, R_k]\|_F / \|H\|_F$')
ax.set_title('Richardson Integral Breaking')
ax.legend(fontsize=7, loc='upper right')
ax.set_xticks(modes)

# Panel 2: Breaking source decomposition
ax = axes[0, 1]
width = 0.35  # (local)
ax.bar(modes - width/2, raw_Rich_nonsep[0], width, label=r'$\|[H_{\rm nonsep}, R_k]\|$', color='C3')
ax.bar(modes + width/2, raw_Rich_J[0], width, label=r'$\|[H_J, R_k]\|$', color='C4')
ax.set_xlabel('Mode index $k$')
ax.set_ylabel(r'$\|[H_i, R_k]\|_F$')
ax.set_title('Breaking Source: V_nonsep vs Josephson')
ax.legend(fontsize=8)
ax.set_xticks(modes)

# Panel 3: V_fold separability
ax = axes[1, 0]
ax.bar(range(len(S_svd)), S_svd / np.sum(S_svd), color='C5', alpha=0.8)
ax.set_xlabel('SVD mode')
ax.set_ylabel('Fractional singular value')
ax.set_title(f'$V_{{\\rm fold}}$ Separability (rank-1 frac = {rank1_frac:.3f})')
ax.axhline(1.0/len(S_svd), color='gray', ls=':', label=f'Uniform ({1/len(S_svd):.3f})')
ax.legend(fontsize=8)

# Panel 4: Summary table
ax = axes[1, 1]
ax.axis('off')
table_data = [
    ['Quantity', 'Value'],
    ['Gate', f'RG-INTEGRALS-60: {verdict}'],
    ['N_pair, N_modes, N_cells', f'{N_pair}, {N_modes}, {N_cells}'],
    ['Fock dim', f'{dim}'],
    [r'$\langle\delta_k\rangle$ (full)', f'{mean_delta_full:.6f}'],
    [r'$\langle\delta_k\rangle$ (no J)', f'{mean_delta_noJ:.6f}'],
    [r'$\langle\delta_k\rangle$ (sep V)', f'{mean_delta_sep:.6f}'],
    ['Conserved (<0.01)', f'{n_cons_R}'],
    ['Weakly broken', f'{n_weak_R}'],
    ['Strongly broken (>0.1)', f'{n_strong_R}'],
    ['J-dominant modes', f'{J_dominant_count}/{N_modes}'],
    ['V_nonsep-dominant', f'{nonsep_dominant_count}/{N_modes}'],
    [r'Rank-1 $V$ fraction', f'{rank1_frac:.4f}'],
    [r'$g_{\rm eff}$', f'{g_eff:.4f}'],
    ['||H_J|| / ||H_full||', f'{norm_H_J/norm_H_full:.4f}'],
]
table = ax.table(cellText=table_data, loc='center', cellLoc='left',
                 colWidths=[0.5, 0.5])
table.auto_set_font_size(False)
table.set_fontsize(8)
table.scale(1, 1.3)
for i in range(len(table_data)):
    for j in range(2):
        cell = table[i, j]
        if i == 0:
            cell.set_facecolor('#4472C4')
            cell.set_text_props(color='white', fontweight='bold')
        elif i % 2 == 0:
            cell.set_facecolor('#D9E2F3')
        else:
            cell.set_facecolor('#FFFFFF')

plt.tight_layout()
plot_path = os.path.join(data_dir, 's60_rg_integrals.png')
plt.savefig(plot_path, dpi=150, bbox_inches='tight')
print(f"Saved plot: {plot_path}")

print("\n" + "=" * 70)
print("COMPUTATION COMPLETE")
print("=" * 70)
